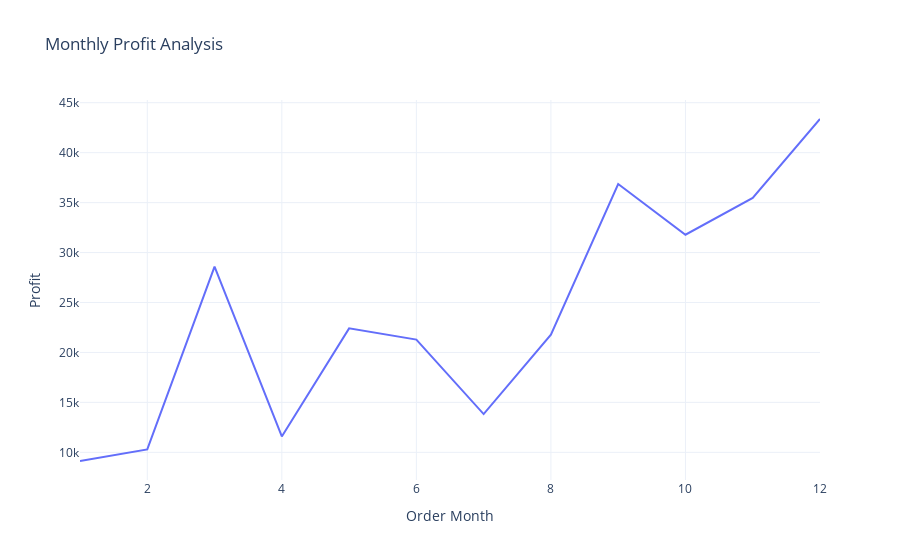

Notebook source saved alongside this figure:
### Markdown cell above
# Monthly Profit Analysis

### Code cell
profit_by_month = data.groupby('Order Month')['Profit'].sum().reset_index()
fig = px.line(profit_by_month, 
              x='Order Month', 
              y='Profit', 
              title='Monthly Profit Analysis')
fig.show()

### Figure 1 — Plotly figure (JSON) as saved in the notebook; plotly's stock layout.template omitted (floating-point values rounded to 4 significant figures)
{"data": [{"hovertemplate": "Order Month=%{x}<br>Profit=%{y}<extra></extra>", "legendgroup": "", "line": {"color": "#636efa", "dash": "solid"}, "marker": {"symbol": "circle"}, "mode": "lines", "name": "", "orientation": "v", "showlegend": false, "type": "scatter", "x": [1, 2, 3, 4, 5, 6, 7, 8, 9, 10, 11, 12], "xaxis": "x", "y": [9134.0, 10290.0, 28590.0, 11590.0, 22410.0, 21290.0, 13830.0, 21780.0, 36860.0, 31780.0, 35470.0, 43370.0], "yaxis": "y"}], "layout": {"legend": {"tracegroupgap": 0}, "title": {"text": "Monthly Profit Analysis"}, "xaxis": {"anchor": "y", "domain": [0, 1], "title": {"text": "Order Month"}}, "yaxis": {"anchor": "x", "domain": [0, 1], "title": {"text": "Profit"}}}}
